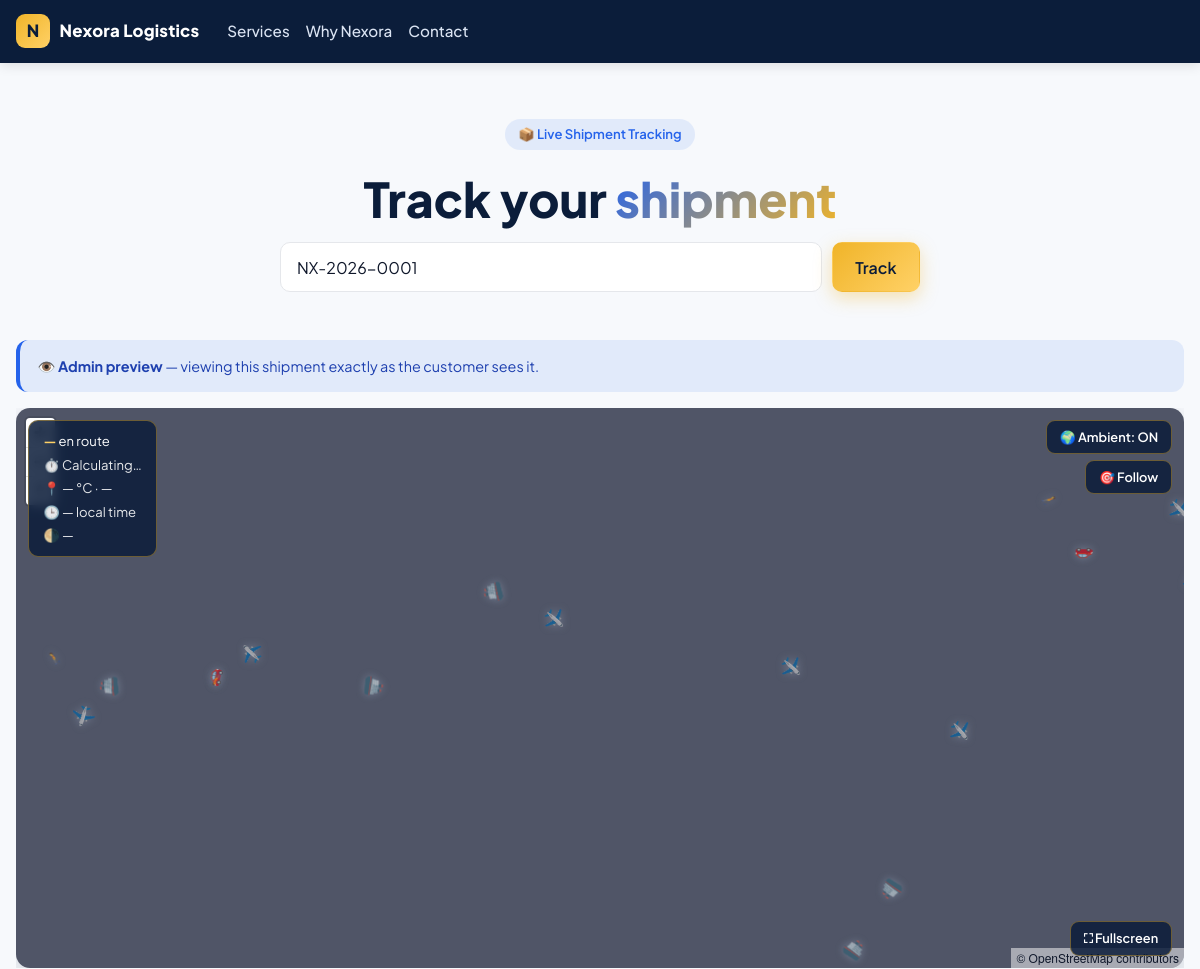
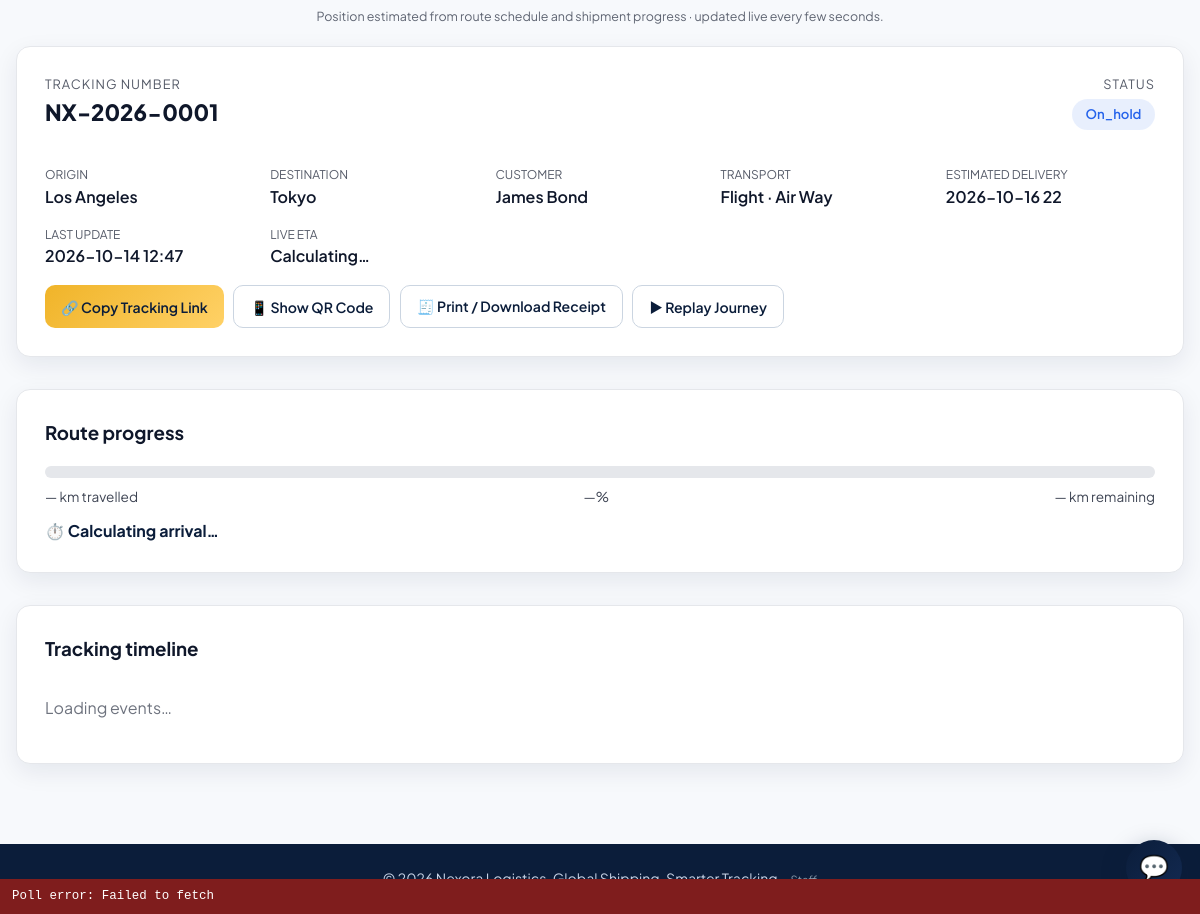
/track.php?id=NX-2026-0001 (signed in), run on the app's committed database (2 pictures, top to bottom).
### tables this page shows
CREATE TABLE shipments (id INTEGER PRIMARY KEY AUTOINCREMENT, tracking_number TEXT NOT NULL UNIQUE, customer_id INTEGER, customer_name TEXT NOT NULL, customer_email TEXT, customer_phone TEXT, package_description TEXT, transport_type TEXT NOT NULL DEFAULT 'vehicle', vehicle_name TEXT, vehicle_number TEXT, origin TEXT NOT NULL, destination TEXT NOT NULL, origin_lat REAL NOT NULL DEFAULT 0, origin_lng REAL NOT NULL DEFAULT 0, destination_lat REAL NOT NULL DEFAULT 0, destination_lng REAL NOT NULL DEFAULT 0, current_lat REAL NOT NULL DEFAULT 0, current_lng REAL NOT NULL DEFAULT 0, speed REAL NOT NULL DEFAULT 0, distance_total REAL NOT NULL DEFAULT 0, distance_travelled REAL NOT NULL DEFAULT 0, distance_remaining REAL NOT NULL DEFAULT 0, status TEXT NOT NULL DEFAULT 'pending', eta TEXT, estimated_delivery TEXT, tracking_mode TEXT NOT NULL DEFAULT 'simulation', last_update TEXT, created_at TEXT NOT NULL DEFAULT CURRENT_TIMESTAMP, updated_at TEXT NOT NULL DEFAULT CURRENT_TIMESTAMP, carrier_id INTEGER NULL, FOREIGN KEY(customer_id) REFERENCES customers(id) ON DELETE SET NULL);

### app/helpers.php (called while the page is built, shortened)
<?php
function env(string $key, $default = null)
{
    return $_ENV[$key] ?? $_SERVER[$key] ?? $default;
}
function nxWebBase(): string
{
    $script = str_replace('\\', '/', (string) ($_SERVER['SCRIPT_NAME'] ?? ''));
    $dir = rtrim(str_replace('\\', '/', dirname($script)), '/');
    if ($dir === '.' || $dir === '') {
        return '';
    }
    return $dir === '/' ? '' : $dir;
}
function asset(string $path = ''): string
{
    return nxWebBase() . '/assets/' . ltrim($path, '/');
}

### app/Support.php (called while the page is built, shortened)
<?php
function nxIsAdminSession(): bool
{
    return !empty($_SESSION['admin_id']);
}
function nxTrackingFromRequest(): string
{
    $raw = $_POST['id'] ?? $_GET['id'] ?? $_POST['tracking'] ?? $_GET['tracking'] ?? '';
    $value = trim((string) $raw);
    return $value;
}

### public/track.php (the view, shortened to what this page needs)
<?php
$appName = (string) env('APP_NAME', 'Nexora Logistics');
$tracking = nxTrackingFromRequest();
$shipment = null;
try {
    $pdo = nxPdo();
    if ($tracking !== '') {
        $stmt = $pdo->prepare('SELECT * FROM shipments WHERE tracking_number = :t LIMIT 1');
        $stmt->execute([':t' => $tracking]);
        $shipment = $stmt->fetch() ?: null;
    }
} catch (Throwable $e) {
    $shipment = null;
}
$isAdminPreview = nxIsAdminSession();
function h(?string $v): string { return htmlspecialchars((string)$v, ENT_QUOTES); }
function nxFmtDateServer(?string $v): string {
    $s = str_replace('T', ' ', (string)$v);
    $s = preg_replace('/\.\d+$/', '', $s);
    $s = preg_replace('/:\d{2}$/', '', $s);
    return substr($s, 0, 16);
}
?>
<!DOCTYPE html>
<html lang="en">
<head>
<link href="<?= asset('vendor/maplibre/maplibre-gl.css') ?>" rel="stylesheet">
<link rel="stylesheet" href="<?= asset('css/app.css') ?>">
</head>
<body>
<div id="nx-errbox" style="display:none;position:fixed;bottom:0;left:0;right:0;background:#7f1d1d;color:#fff;padding:8px 12px;font-size:.78rem;z-index:99999;max-height:140px;overflow:auto;font-family:monospace;"></div>
<header class="navbar">
    <a href="/" class="logo" style="text-decoration:none;color:inherit;">
        <span class="logo-badge">N</span>
        <span class="logo-text"><?= h($appName) ?></span>
    </a>
    <nav class="nav-links">
        <a href="/#services">Services</a>
        <a href="/#why">Why Nexora</a>
        <a href="/#contact">Contact</a>
    </nav>
</header>
<main class="container">
<section class="hero" style="padding-bottom:1rem;">
    <span class="pill-tag">📦 Live Shipment Tracking</span>
    <h1>Track your <span class="gradient-text">shipment</span></h1>
    <form class="track-form" method="get" action="/track.php">
        <input type="text" name="tracking" value="<?= h($tracking) ?>" placeholder="Enter tracking number" required>
        <button type="submit" class="btn btn-lg btn-gradient">Track</button>
    </form>
</section>
<?php if ($tracking === ''): ?>
    <div class="card" style="padding:1.5rem;"><p>Enter a tracking number above to see the live position, route, weather, and estimated delivery.</p></div>
<?php else: ?>
    <?php if ($isAdminPreview): ?>
    <div class="unverified-banner" style="background:rgba(37,99,235,.1);border-left-color:#2563eb;color:#1e40af;">👁️ <strong>Admin preview</strong> — viewing this shipment exactly as the customer sees it.</div>
    <?php endif; ?>
    <div class="map-wrap">
        <div id="map"></div>
        <div class="map-hud">
            <div><span class="val" id="hud-veh">—</span> <span id="hud-mode">en route</span></div>
            <div class="row">⏱️ <span id="hud-eta">Calculating…</span></div>
            <div class="row">📍 <span id="hud-temp">— °C</span> · <span id="hud-cond">—</span></div>
            <div class="row">🕒 <span id="hud-local">—</span> local time</div>
            <div class="row">🌗 <span id="hud-daynight">—</span></div>
        </div>
        <button type="button" id="nx-amb-btn" class="nx-amb-btn" title="Toggle other traffic on the map">🌍 Ambient: ON</button>
        <button type="button" id="nx-follow-btn" class="nx-amb-btn" style="top:52px;right:12px;" title="Keep the camera locked on your shipment">🎯 Follow</button>
        <button type="button" id="nx-fs-btn" class="nx-amb-btn" style="top:auto;bottom:12px;right:12px;">⛶ Fullscreen</button>
    </div>
    <p class="caption">Position estimated from route schedule and shipment progress · updated live every few seconds.</p>
    <section class="card" style="padding:1.75rem;margin-top:1.25rem;">
        <div style="display:flex;justify-content:space-between;align-items:flex-start;gap:1rem;flex-wrap:wrap;">
            <div>
                <div style="font-size:.8rem;opacity:.7;text-transform:uppercase;letter-spacing:.08em;">Tracking number</div>
                <div style="font-size:1.4rem;font-weight:800;"><?= h($shipment['tracking_number']) ?></div>
            </div>
            <div style="text-align:right;">
                <div style="font-size:.8rem;opacity:.7;text-transform:uppercase;letter-spacing:.08em;">Status</div>
                <div class="pill-tag" id="ship-status" style="margin-top:.25rem;text-transform:capitalize;"><?= h($shipment['status']) ?></div>
            </div>
        </div>
        <div style="display:grid;grid-template-columns:repeat(auto-fit,minmax(180px,1fr));gap:1rem;margin-top:1.25rem;">
            <div><div style="font-size:.75rem;opacity:.7;text-transform:uppercase;">Origin</div><div style="font-weight:600;"><?= h($shipment['origin']) ?></div></div>
            <div><div style="font-size:.75rem;opacity:.7;text-transform:uppercase;">Destination</div><div style="font-weight:600;"><?= h($shipment['destination']) ?></div></div>
            <div><div style="font-size:.75rem;opacity:.7;text-transform:uppercase;">Customer</div><div style="font-weight:600;"><?= h($shipment['customer_name']) ?></div></div>
            <div><div style="font-size:.75rem;opacity:.7;text-transform:uppercase;">Transport</div><div style="font-weight:600;text-transform:capitalize;"><?= h($shipment['transport_type']) ?><?= $shipment['vehicle_name'] ? ' · ' . h($shipment['vehicle_name']) : '' ?></div></div>
            <div><div style="font-size:.75rem;opacity:.7;text-transform:uppercase;">Estimated delivery</div><div style="font-weight:600;" id="eta-val"><?= h(nxFmtDateServer($shipment['estimated_delivery'] ?: ($shipment['eta'] ?: ''))) ?></div></div>
            <div><div style="font-size:.75rem;opacity:.7;text-transform:uppercase;">Last update</div><div style="font-weight:600;" id="last-update"><?= h(nxFmtDateServer($shipment['last_update'] ?: $shipment['updated_at'])) ?></div></div>
            <div><div style="font-size:.75rem;opacity:.7;text-transform:uppercase;">Live ETA</div><div style="font-weight:600;" id="eta-live">Calculating…</div></div>
        </div>
        <div class="nx-share-row">
            <button type="button" class="nx-btn primary" id="nx-copy-link">🔗 Copy Tracking Link</button>
            <button type="button" class="nx-btn" id="nx-qr-btn">📱 Show QR Code</button>
            <a class="nx-btn" id="nx-receipt-link" href="/receipt.php?id=<?= h(rawurlencode($shipment['tracking_number'])) ?>" target="_blank" rel="noopener">🧾 Print / Download Receipt</a>
            <button type="button" class="nx-btn" id="nx-replay-btn">▶ Replay Journey</button>
        </div>
    </section>
    <section class="card" style="padding:1.75rem;margin-top:1.25rem;">
        <h3 style="margin-top:0;">Route progress</h3>
        <div class="progress-outer"><div class="progress-inner" id="prog-bar" style="width:0%"></div></div>
        <div style="display:flex;justify-content:space-between;margin-top:.5rem;font-size:.85rem;opacity:.8;">
            <span id="km-done">— km travelled</span>
            <span id="pct-val">—%</span>
            <span id="km-rem">— km remaining</span>
        </div>
        <p style="margin:.75rem 0 0;font-weight:700;color:#0b1d3a;" id="eta-live-2">⏱️ Calculating arrival…</p>
    </section>
    <section class="card" style="padding:1.75rem;margin-top:1.25rem;">
        <h3 style="margin-top:0;">Tracking timeline</h3>
        <div class="timeline-scroll"><ol class="timeline" id="timeline"><li style="opacity:.6;">Loading events…</li></ol></div>
    </section>
    <div class="nx-chat" id="nx-chat">
        <button type="button" class="nx-chat-toggle" id="nx-chat-toggle" title="Chat about this shipment">💬</button>
    </div>
<?php endif; ?>
</main>
<footer>
    <p>&copy; <?= date('Y') ?> <?= h($appName) ?>. Global Shipping. Smarter Tracking. · <a href="/admin/login.php" style="color:#8899aa;font-size:.8em;text-decoration:none;">Staff</a></p>
</footer>
</body>
</html>

### public/assets/css/app.css (style rules this page uses)
:root { --navy:#0b1d3a; --navy-2:#132a52; --gold:#f0b429; --gold-2:#ffd166; --blue:#2563eb; --ink:#0f172a; --muted:#5b6b85; --line:#e5e7eb; --bg:#f7f9fc; --card:#ffffff; --radius:14px; --shadow:0 8px 24px rgba(11,29,58,.08); }
* { box-sizing:border-box; }
html,body { margin:0;padding:0; }
body { font-family:'Plus Jakarta Sans',system-ui,-apple-system,Segoe UI,Roboto,sans-serif; background:var(--bg); color:var(--ink); line-height:1.55; -webkit-font-smoothing:antialiased; }
a { color:inherit; }
.container { max-width:1150px; margin:0 auto; padding:0 1rem; }
.navbar { position:sticky;top:0;z-index:50; display:flex;align-items:center;gap:1rem;flex-wrap:wrap; padding:.85rem 1rem; background:var(--navy); color:#fff; box-shadow:0 2px 12px rgba(0,0,0,.12); }
.navbar .logo { display:flex;align-items:center;gap:.6rem;font-weight:800;font-size:1.05rem; }
.logo-badge { display:inline-flex;align-items:center;justify-content:center; width:34px;height:34px;border-radius:9px; background:linear-gradient(135deg,var(--gold),var(--gold-2)); color:var(--navy);font-weight:900; }
.logo-text { letter-spacing:.2px; }
.nav-links { display:flex;gap:1.1rem;margin-left:1rem;flex-wrap:wrap; }
.nav-links a { color:#dbe4f3;text-decoration:none;font-weight:500;font-size:.95rem; padding:.25rem 0;border-bottom:2px solid transparent;transition:.15s; }
.btn { display:inline-flex;align-items:center;justify-content:center;gap:.5rem; padding:.6rem 1.1rem;border-radius:10px;border:1px solid transparent; font-family:inherit;font-weight:600;font-size:.95rem;cursor:pointer; text-decoration:none;transition:.15s;white-space:nowrap; }
.btn-lg { padding:.85rem 1.4rem;font-size:1rem; }
.btn-gradient { background:linear-gradient(135deg,var(--gold),var(--gold-2)); color:var(--navy);box-shadow:0 6px 18px rgba(240,180,41,.35); }
.hero { text-align:center; padding:3.5rem 1rem 2.5rem; }
.pill-tag { display:inline-block; padding:.35rem .85rem;border-radius:999px; background:rgba(37,99,235,.1);color:var(--blue); font-size:.82rem;font-weight:600;margin-bottom:1rem; }
.hero h1 { font-size:clamp(1.8rem,4.5vw,3rem); font-weight:800;line-height:1.15;margin:.3rem 0 1rem; color:var(--navy); }
.gradient-text { background:linear-gradient(135deg,var(--blue),var(--gold)); -webkit-background-clip:text;background-clip:text;color:transparent; }
.track-form { display:flex;gap:.6rem;justify-content:center;flex-wrap:wrap; max-width:640px;margin:0 auto; }
.track-form input { flex:1 1 260px;min-width:0; padding:.85rem 1rem;border-radius:10px; border:1px solid var(--line);background:#fff; font-family:inherit;font-size:1rem;color:var(--ink); }
.card { background:var(--card);border-radius:var(--radius); box-shadow:var(--shadow);border:1px solid var(--line); }
section { margin-bottom:2rem; }
footer { background:var(--navy);color:#c7d2e5; padding:1.5rem 1rem;text-align:center;font-size:.88rem; margin-top:3rem; }
footer p { margin:0; }
html, body { overflow-x: hidden; max-width: 100vw; width: 100%; }
*, *::before, *::after { box-sizing: border-box; }
.container { overflow-x: hidden; max-width: 100%; }
.map-wrap { overflow: hidden; max-width: 100%; }
#map, .hero-photo { max-width: 100vw; }
section, main, header, footer, div { max-width: 100%; }
.navbar { padding: .9rem 1rem; gap: .75rem; row-gap: .5rem; }
.nav-links { gap: 1rem; flex-wrap: wrap; }
.nav-links a { white-space: nowrap; }

### data on the page
shipments: tracking_number "NX-2026-0001", status "On_hold", origin "Los Angeles", destination "Tokyo", customer_name "James Bond", transport_type "Flight", vehicle_name "Air Way", estimated_delivery "2026-10-16 22", last_update "2026-10-14 12:47"

### other printed values
$appName "Nexora Logistics"
